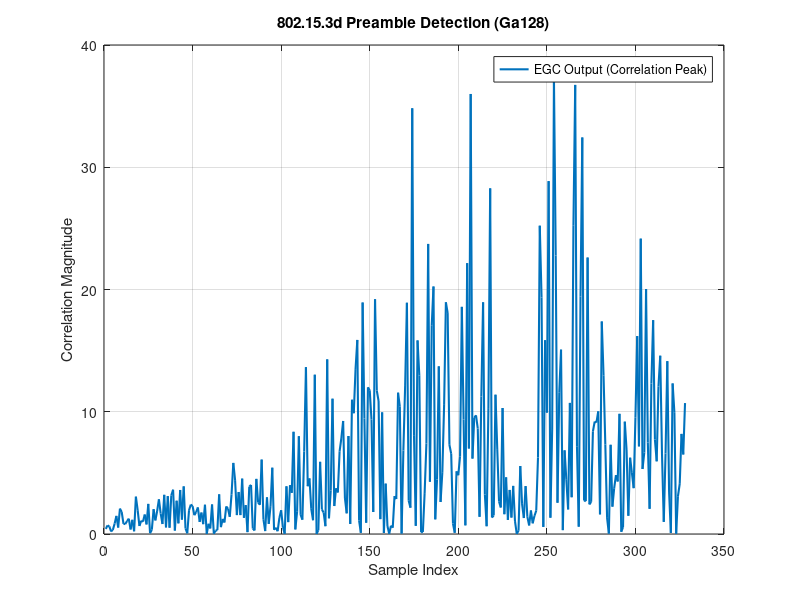

The MATLAB source for this figure:

clear; clc;
% table 13-13 *** these must be copied exactly ***
a128_hex = '5A5599963C33FFF00F00CCC36966AAA5';
b128_hex = 'A5AA6669C3CC000F0F00CCC36966AAA5'; % issue was here
a8_hex = 'EB'; 
b8_hex = 'D8'; 

% 2. Convert to raw bits (No flipping, No reversing) From Gemini
a128_bits = cell2mat(arrayfun(@(c) dec2bin(hex2dec(c), 4), a128_hex, 'UniformOutput', false)) - '0';
b128_bits = cell2mat(arrayfun(@(c) dec2bin(hex2dec(c), 4), b128_hex, 'UniformOutput', false)) - '0';
a8_bits = cell2mat(arrayfun(@(c) dec2bin(hex2dec(c), 4), a8_hex, 'UniformOutput', false)) - '0';
b8_bits = cell2mat(arrayfun(@(c) dec2bin(hex2dec(c), 4), b8_hex, 'UniformOutput', false)) - '0';

% Ga = 1 - 2*a_bits; 
% Gb = 1 - 2*b_bits;
Ga128 = 2*a128_bits - 1; % bipoler direction does not matter 
Gb128 = 2*b128_bits - 1;
Ga8 = 2*a8_bits - 1; % bipoler direction does not matter 
Gb8 = 2*b8_bits - 1;

% 1. 802.15.3d Parameters
N = 7; 
D = [1, 2, 4, 8, 16, 32, 64];       % 802.11ad/ay
W = [1, 1, 1, 1, 1, -1, 1];         % 802.11ad/ay

% 2. Generate Ga128/Gb128 Preamble
Ga = 1; 
Gb = 1;
for i = 1:N
    Ga_next = [Ga,  W(i)*Gb];
    Gb_next = [Ga, -W(i)*Gb];
    Ga = Ga_next; 
    Gb = Gb_next;
    if i == 3 % check G 8
        Ga8test = sum(Ga~=Ga8);
        Gb8test = sum(Gb~=Gb8);
    end
end
Ga128test = sum(Ga~=Ga128);
Gb128test = sum(Gb~=Gb128);

% 3. Simulate Received Signal (with π/2-BPSK common in THz-SC)
% Add zero-padding to simulate unknown arrival time
tx_preamble = Ga; 
rx_signal = [zeros(1, 100), tx_preamble, zeros(1, 100)];
rx_signal = awgn(rx_signal, 5, 'measured'); % Add Noise

% 4. Efficient Golay Correlator (EGC) Implementation
pa = rx_signal; 
pb = rx_signal;

for i = 1:N
    da = pa; db = pb;
    % Delay block: shift by D(i)
    delayed_db = [zeros(1, D(i)), db(1:end-D(i))];
    
    % Update paths (2N adders logic)
    pa = da + W(i) * delayed_db;
    pb = da - W(i) * delayed_db;
end

% 5. Results
figure;
plot(abs(pa), 'LineWidth', 1.5); grid on;
title('802.15.3d Preamble Detection (Ga128)');
xlabel('Sample Index'); ylabel('Correlation Magnitude');
legend('EGC Output (Correlation Peak)');
